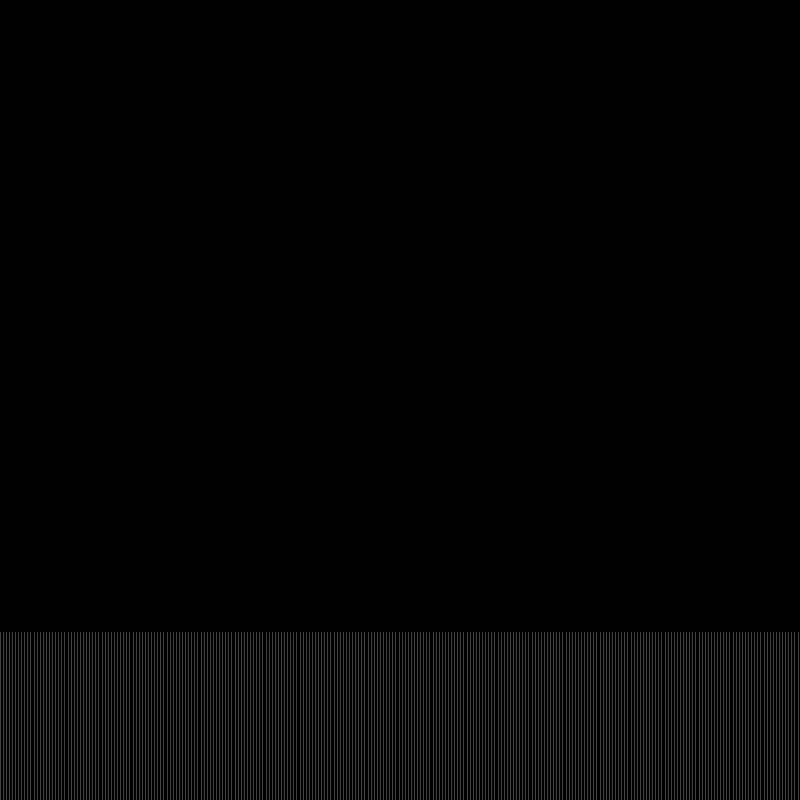
Frame 1 (no input)
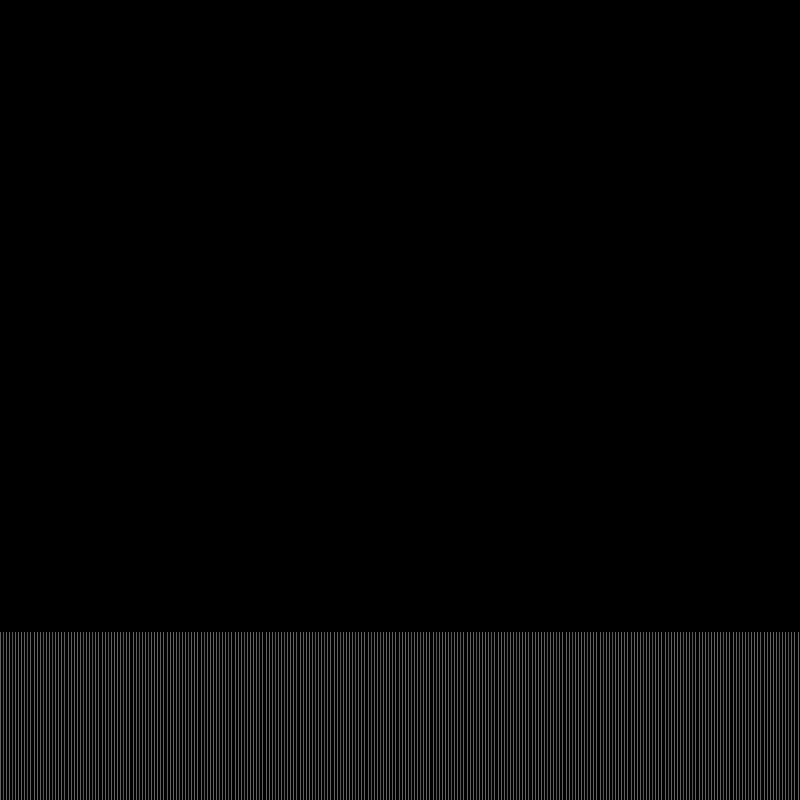
Frame 60 (the mouse pressed at the canvas centre just before this capture)
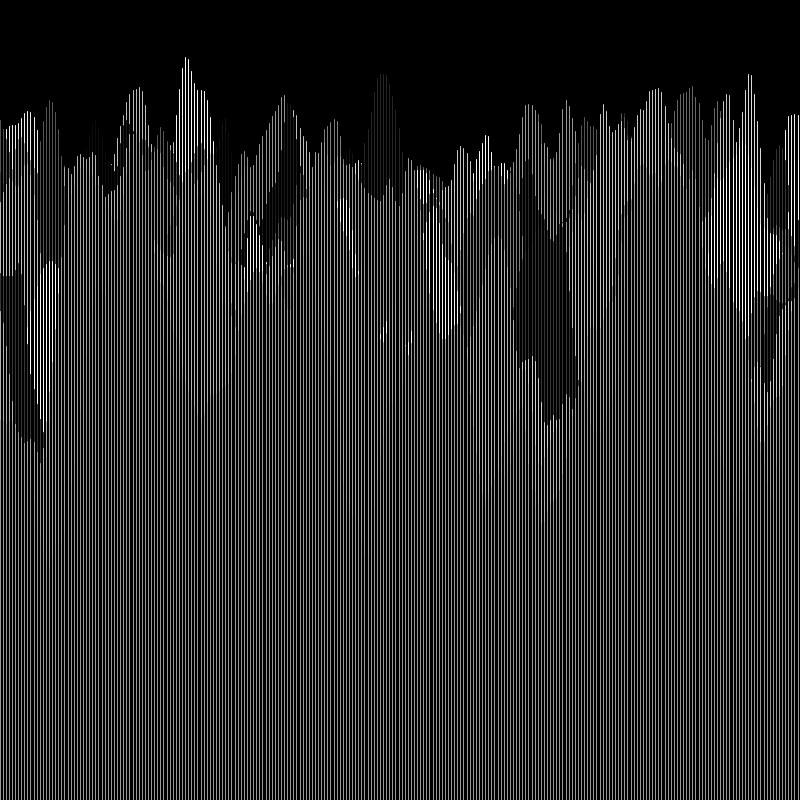
Frame 120 (the mouse held since frame 60 and released just before this capture)

The Processing sketch that drew these frames (run headless with seeded random() and noise(); from frame 60 on, the mouse is pressed at the canvas centre):

// Processing sketch: processing_92889
// ── processing_92889.pde


float x;
float y = 2;
float noiseY;
float r = random(400);
  
void setup() {
   
  size(800,800);
  background(0);
   
  frameRate(10);
 
    
   
 
   
}
 
 
 
void draw() {
 
  smooth();
  stroke(random(255));
   
     
   
  
   if (noiseY >= 500) {
   noiseY = noiseY-1;
  }
   for (int i = 0; i < r; i++) {
     y+= mouseX*.0001;
     x = i * (width/r) ;
     noiseY = noise (y) * height; 
     line (x,height,x ,noiseY);
     
      
   }
    
   
    
   fill(0);
   noStroke();
   


   
   
}
